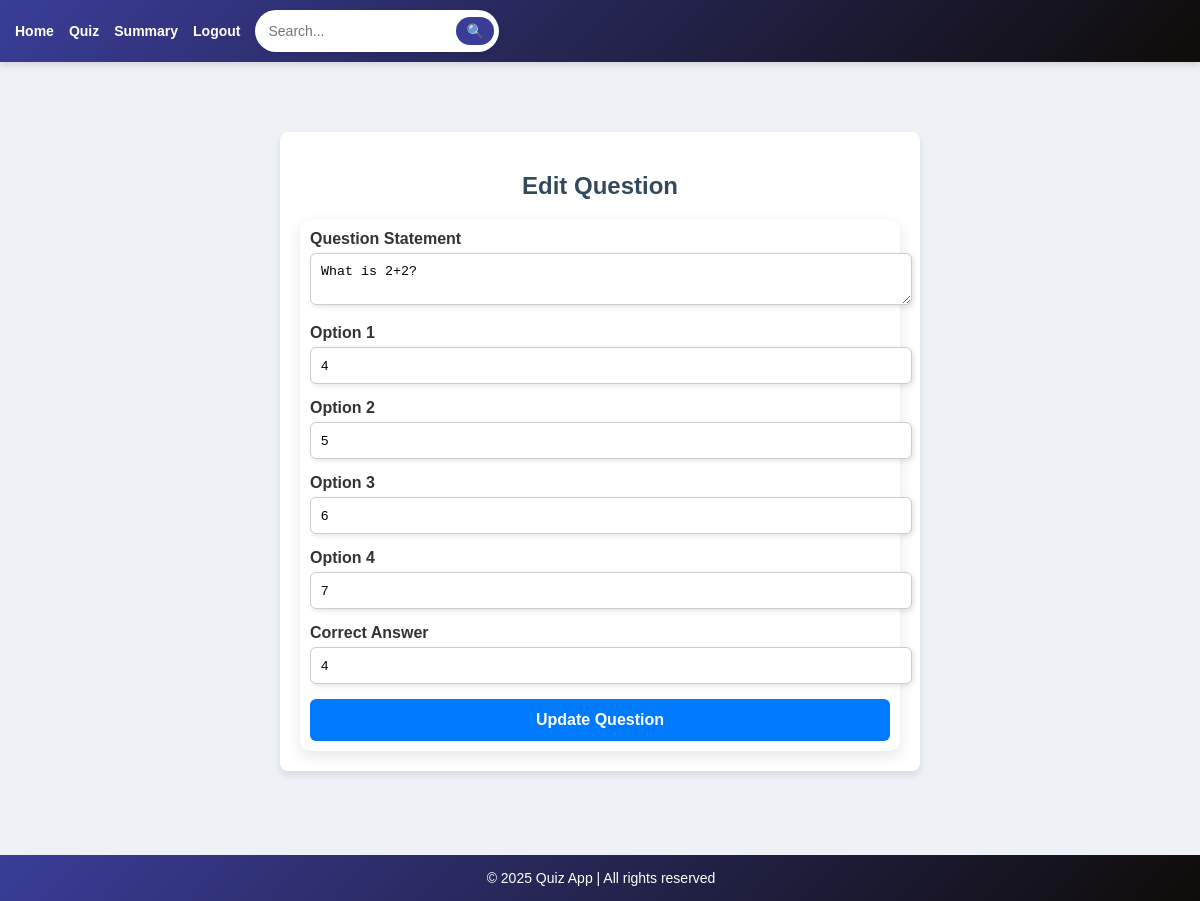
Page /question/1/edit (signed in) on the committed database.
### models.py (models this page shows, shortened)
class Question(db.Model):
    __tablename__ = 'questions'
    id = db.Column(db.Integer, primary_key=True)
    question_statement = db.Column(db.String, nullable=False)
    option1 = db.Column(db.String, nullable=False)
    option2 = db.Column(db.String, nullable=False)
    option3 = db.Column(db.String, nullable=False)
    option4 = db.Column(db.String, nullable=False)
    correct_answer = db.Column(db.String, nullable=False)
    chapter_id = db.Column(db.Integer, db.ForeignKey('chapters.id'), nullable=False)
    chapter = db.relationship("Chapter", back_populates="questions")

### app.py (the view, shortened to what this page needs)
@app.route('/question/<int:question_id>/edit', methods=['GET', 'POST'])
@admin_required
def edit_question(question_id):
    question = Question.query.get_or_404(question_id)
    return render_template('edit_question.html', question=question)

### app.py (called while the page is built)
def admin_required(f):
    @wraps(f)
    def decorated_function(*args, **kwargs):
        if "user_id" not in session or session.get('user_role') != 'admin':
            flash("Unauthorized access!", "danger")
            return redirect(url_for("login"))
        return f(*args, **kwargs)
    return decorated_function

### templates/edit_question.html (shortened to what this page needs)
{% extends 'base.html' %}
{% block content %}
<div class="container">
  <h2>Edit Question</h2>
  <form method="POST">
    <div class="form-group">
      <label for="question_statement">Question Statement</label>
      <textarea name="question_statement" id="question_statement" required>{{ question.question_statement }}</textarea>
    </div>
    <div class="form-group">
      <label for="option1">Option 1</label>
      <input type="text" name="option1" id="option1" value="{{ question.option1 }}" required>
    </div>
    <div class="form-group">
      <label for="option2">Option 2</label>
      <input type="text" name="option2" id="option2" value="{{ question.option2 }}" required>
    </div>
    <div class="form-group">
      <label for="option3">Option 3</label>
      <input type="text" name="option3" id="option3" value="{{ question.option3 }}" required>
    </div>
    <div class="form-group">
      <label for="option4">Option 4</label>
      <input type="text" name="option4" id="option4" value="{{ question.option4 }}" required>
    </div>
    <div class="form-group">
      <label for="correct_answer">Correct Answer</label>
      <input type="text" name="correct_answer" id="correct_answer" value="{{ question.correct_answer }}" required>
    </div>
    <button type="submit" class="btn">Update Question</button>
  </form>
</div>
{% endblock %}

### templates/base.html (style rules this page uses)
form { background: white; padding: 10px; border-radius: 10px; box-shadow: 0px 5px 15px rgba(0, 0, 0, 0.1); }
input, select { border: 2px solid #3a3d98; border-radius: 10px; padding: 8px; }
button { font-size: 14px; font-weight: bold; padding: 8px 12px; }
body { font-family: 'Poppins', Arial, sans-serif; margin: 0; padding: 0; background-color: #eef1f6; color: #333; }

### templates/edit_question.html (style rules this page uses)
.container { max-width: 600px; margin: 50px auto; background: #fff; padding: 20px; border-radius: 8px; box-shadow: 0 4px 8px rgba(0, 0, 0, 0.1); text-align: left; }
.container h2 { text-align: center; color: #34495e; margin-bottom: 20px; }
.form-group { margin-bottom: 15px; }
.form-group label { font-weight: bold; display: block; margin-bottom: 5px; }
.form-group input, .form-group textarea { width: 100%; padding: 10px; border: 1px solid #ccc; border-radius: 6px; box-shadow: 2px 2px 5px rgba(0, 0, 0, 0.1); }
.btn { background: #007bff; color: white; border: none; padding: 12px 20px; border-radius: 6px; cursor: pointer; font-size: 16px; width: 100%; }

### rows in the picture
Question: question_statement "What is 2+2?", option1 "4", option2 "5", option3 "6", option4 "7", correct_answer "4"
